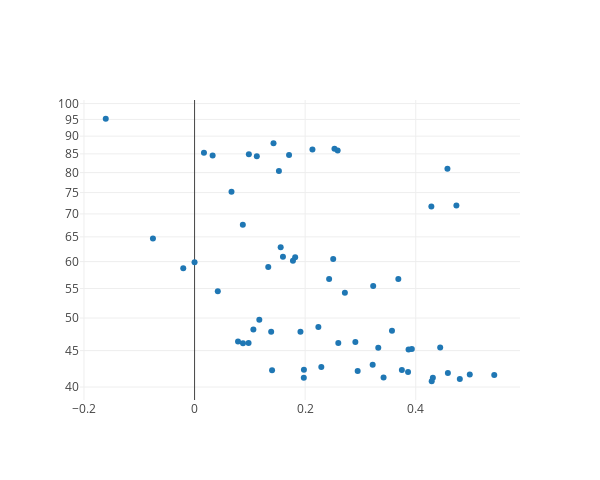

The code cell stored with this chart in its notebook:
### Code cell
def myscatter(arg1, arg2, names=None):
    
    plotdata = []
    
    plotdata.append(Scatter(
        x = arg1,
        y = arg2,
        mode = 'markers'
    ))
    
    layout = Layout(
        autosize=False,
        width=600,
        height=480,
        yaxis=dict(
            type='log',
            autorange=True
        )
    )
    
    fig = Figure(data=plotdata, layout=layout)
    
    return iplot(fig)
    
myscatter(sharpes_array, mses_array)
# MSEs worse than linear regression
# no very good Sharpes
# weak correlation between MSEs, Sharpes, which is perplexing

### Figure 1 — Plotly figure (JSON) as saved in the notebook; plotly's stock layout.template omitted (floating-point values rounded to 4 significant figures)
{"data": [{"mode": "markers", "type": "scatter", "x": [0.1977, 0.2292, 0.1915, 0.1708, 0.1525, 0.4735, 0.08754, -0.0753, 0.3685, 0.08728, 0.09765, 0.1126, 0.1557, 0.1332, 0.2908, 0.3861, 0.2588, 0.1598, 0.323, 0.2718, 0.042, -0.1606, 0.01697, 0.2507, 0.03266, 0.09817, 0.2433, 0.4442, 0.1779, 0.3322, 0.07857, 0.4309, 0.2599, 0.1064, 0.1401, 0.2949, 0.1171, -3.068e-05, 0.4288, 0.4282, -0.02048, 0.2131, 0.06678, 0.4797, 0.3221, 0.357, 0.1819, 0.4581, 0.387, 0.1975, 0.3418, 0.2239, 0.3749, 0.1385, 0.3929, 0.5419, 0.4977, 0.1428, 0.4573, 0.253], "y": [42.31, 42.68, 47.84, 84.67, 80.4, 71.92, 46.09, 64.67, 56.7, 67.57, 46.13, 84.32, 62.84, 58.97, 46.26, 42.0, 85.92, 60.93, 55.45, 54.25, 54.54, 95.21, 85.29, 60.52, 84.53, 84.92, 56.73, 45.45, 60.16, 45.4, 46.35, 41.21, 46.12, 48.19, 42.22, 42.14, 49.7, 59.9, 40.76, 71.7, 58.72, 86.18, 75.23, 41.06, 42.99, 47.99, 60.83, 41.86, 45.18, 41.21, 41.26, 48.58, 42.25, 47.82, 45.23, 41.59, 41.66, 87.95, 80.99, 86.39]}], "layout": {"autosize": false, "height": 480, "width": 600, "yaxis": {"autorange": true, "type": "log"}}}
